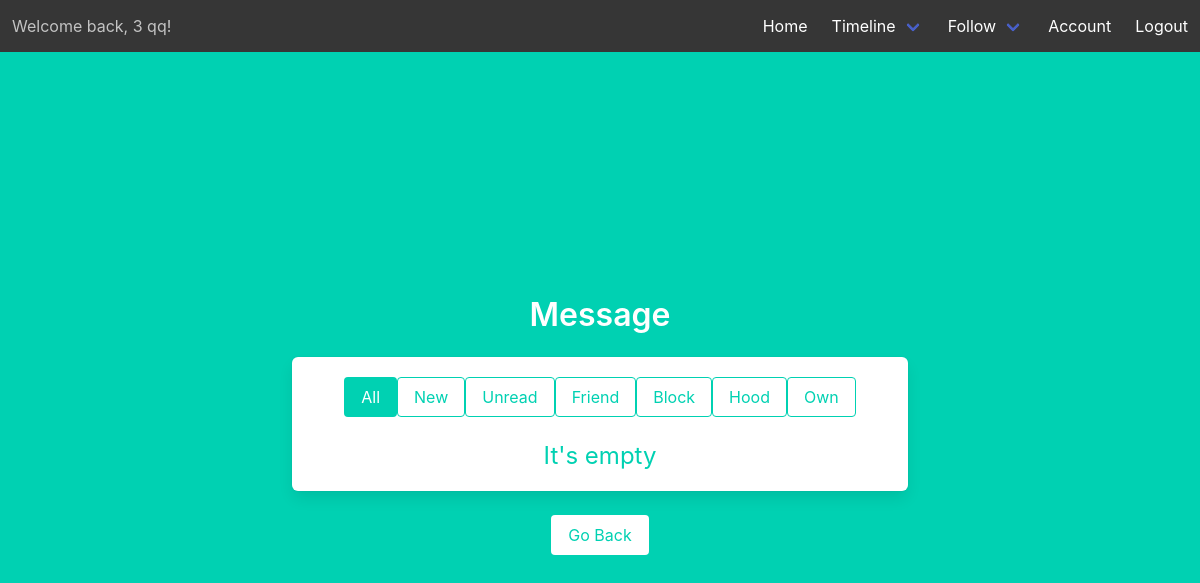
The page /timeline (signed in) on the database as committed earlier.
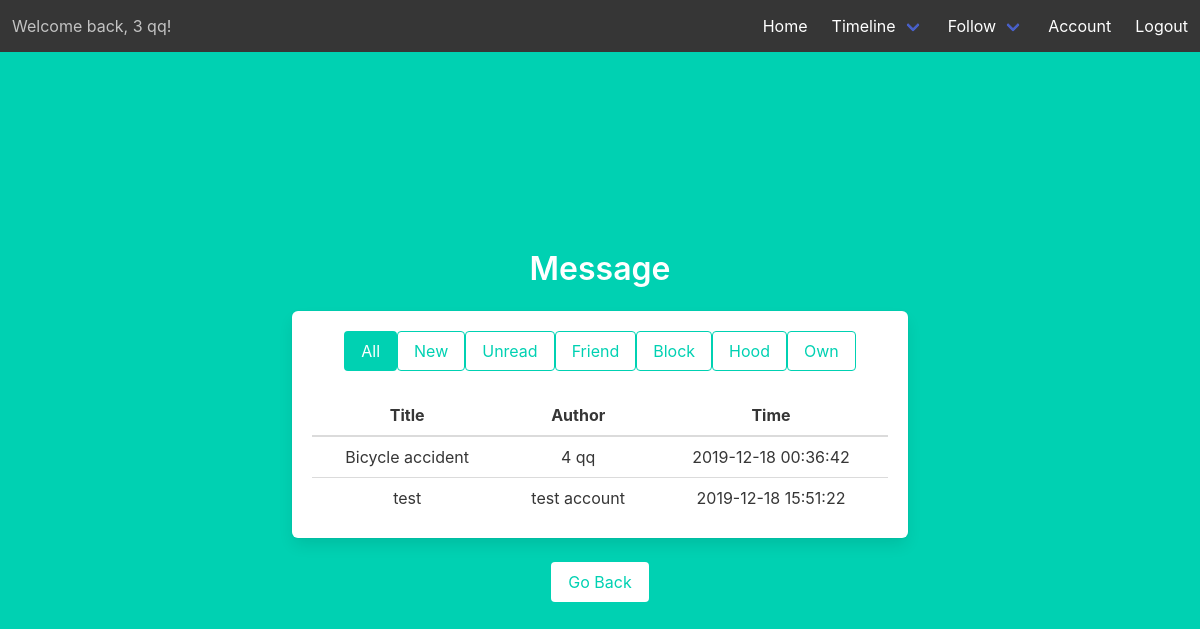
The same page on the database as committed later.
### models.py (models this page shows)
class Users(UserMixin, db.Model):
    __tablename__ = 'Users'
    id = db.Column(db.Integer, primary_key=True)
    email = db.Column(db.String(45), unique=True, nullable=False)
    pword = db.Column(db.String(45), nullable=False)
    fname = db.Column(db.String(45), nullable=False)
    lname = db.Column(db.String(45), nullable=False)
    street_addr = db.Column(db.String(45), nullable=False)
    cid = db.Column(db.Integer, db.ForeignKey('City.id'), nullable=False)
    uprofile = db.Column(db.Text)
    photo = db.Column(db.Text)
    last_logout_timestamp = db.Column(db.DateTime, default=datetime.now().replace(microsecond=0))

class Thread(db.Model):
    __tablename__ = 'Thread'
    uid = db.Column(db.Integer, db.ForeignKey('Users.id'),
                    nullable=False, primary_key=True)
    mid = db.Column(db.Integer, db.ForeignKey('Message.id'),
                    nullable=False, primary_key=True)
    tstatus = db.Column(db.String(45), nullable=False, default='unread')
    ttimestamp = db.Column(db.DateTime, default=datetime.now().replace(microsecond=0), nullable=False)

class Message(db.Model):
    __tablename__ = 'Message'
    id = db.Column(db.Integer, primary_key=True)
    author = db.Column(db.Integer, db.ForeignKey('Users.id'), nullable=False)
    title = db.Column(db.Text, nullable=False)
    content = db.Column(db.Text, nullable=False)
    mtimestamp = db.Column(db.DateTime, default=datetime.now().replace(microsecond=0), nullable=False)
    visibility = db.Column(db.String(45), nullable=False)
    receiver = db.Column(db.Integer, db.ForeignKey('Users.id'), nullable=True)
    lat = db.Column(db.Float, nullable=False)
    lng = db.Column(db.Float, nullable=False)

### timeline.py (the view, shortened to what this page needs)
@timeline.route('/timeline')
@login_required
def load_thread(scope='all', status='all', search=False, keyword=""):
    print('---- parameters----')
    print(scope, status)
    thread_list = Thread.query.filter_by(uid=current_user.id).all()
    count = 0
    in_scope_thread_message_users_list = []
    print('---- all thread_list----')
    print(thread_list)
    for i in thread_list:
        if scope == 'own':
            message = Message.query.filter_by(id=i.mid).first()
            if message.author == current_user.id:
                author = Users.query.filter_by(id=message.author).first()
                in_scope_thread_message_users_list.append([i, message, author])
                count += 1
        else:
            if status == 'unread':
                if i.tstatus == 'unread':
                    message = Message.query.filter_by(id=i.mid).first()
                    author = Users.query.filter_by(id=message.author).first()
                    if author.id != current_user.id:
                        in_scope_thread_message_users_list.append([i, message, author])
                        count += 1
            else:
                message = Message.query.filter_by(id=i.mid).first()
                author = Users.query.filter_by(id=message.author).first()
                if author.id != current_user.id:
                    in_scope_thread_message_users_list.append([i, message, author])
                    count += 1
    print("count %d" % count)
    return render_template('timeline.html', message_count=count, thread_message_list=in_scope_thread_message_users_list, scope=scope, status=status)

### templates/timeline.html (shortened to what this page needs)
{% extends "base.html" %}
{% block content %}
<div class="column is-8 is-offset-2">
    {% if not search %}
    <h3 class="title">Message</h3>
    {% else %}
    <h3 class="title">Search results</h3>
    {% endif %}
    <div class="box">
        {% if not search %}
        <div class="tabs is-centered">
            <ul>
                <li>
                    <form method="POST" action="/timeline">
                        {% if scope == 'all' and status =='all' %}
                        <input class="button is-primary" onclick="submit" type="submit" value="All">
                        {% else %}
                        <input class="button is-primary is-outlined" onclick="submit" type="submit" value="All">
                        {% endif %}
                    </form>
                </li>
                <li>
                    <form method="POST" action="/timeline">
                        {% if scope == 'new' %}
                        <input class="button is-primary" onclick="submit" type="submit" value="New">
                        {% else %}
                        <input class="button is-primary is-outlined" onclick="submit" type="submit" value="New">
                        {% endif %}
                    </form>
                </li>
                <li>
                    <form method="POST" action="/timeline">
                        {% if status == 'unread' %}
                        <input class="button is-primary" onclick="submit" type="submit" value="Unread">
                        {% else %}
                        <input class="button is-primary is-outlined" onclick="submit" type="submit" value="Unread">
                        {% endif %}
                    </form>
                </li>
                <li>
                    <form method="POST" action="/timeline">
                        {% if scope == 'friend' %}
                        <input class="button is-primary" onclick="submit" type="submit" value="Friend">
                        {% else %}
                        <input class="button is-primary is-outlined" onclick="submit" type="submit" value="Friend">
                        {% endif %}
                    </form>
                </li>
                <li>
                    <form method="POST" action="/timeline">
                        {% if scope == 'block' %}
                        <input class="button is-primary" onclick="submit" type="submit" value="Block">
                        {% else %}
                        <input class="button is-primary is-outlined" onclick="submit" type="submit" value="Block">
                        {% endif %}
                    </form>
                </li>
                <li>
                    <form method="POST" action="/timeline">
                        {% if scope == 'hood' %}
                        <input class="button is-primary" onclick="submit" type="submit" value="Hood">
                        {% else %}
                        <input class="button is-primary is-outlined" onclick="submit" type="submit" value="Hood">
                        {% endif %}
                    </form>
                </li>
                <li>
                    <form method="POST" action="/timeline">
                        {% if scope == 'own' %}
                        <input class="button is-primary" onclick="submit" type="submit" value="Own">
                        {% else %}
                        <input class="button is-primary is-outlined" onclick="submit" type="submit" value="Own">
                        {% endif %}
                    </form>
                </li>
            </ul>
        </div>
        {% endif %}
        {% if message_count == 0 %}
        <h3 class="subtitle  is-4 has-text-primary">It's empty</h3>
        {% else %}
        <table class="table is-fullwidth">
            <thead>
                <tr>
                    <th>Title</th>
                    <th>Author</th>
                    <th>Time</th>
                </tr>
            </thead>
            <tbody>
                {% for i in thread_message_list %}
                <tr>
                    <td><a href="{{url_for('timeline.display_message', post_id=i[1].id) }}">{{ i[1].title }}</a></td>
                    <td>{{ i[2].fname }} {{ i[2].lname }}</td>
                    <td>{{ i[1].mtimestamp }}</td>
                </tr>
                {% endfor %}
            </tbody>
        </table>
        {% endif %}
    </div>
    <a class="button is-primary is-inverted" href="{{ url_for('main.index') }}">Go Back</a>
</div>
{% endblock %}

### templates/base.html (shortened to what this page needs)
<!DOCTYPE html>
<html>
<head>
    <link rel="stylesheet" href="https://cdnjs.cloudflare.com/ajax/libs/bulma/0.7.2/css/bulma.min.css" />
</head>
<body>
    <section class="hero is-primary is-fullheight">
        <div class="hero-head">
            <nav class="navbar has-background-dark" role="navigation" aria-label="main navigation">
                {% if current_user.is_authenticated %}
                <div class="navbar-start">
                    <p class="navbar-item">
                        Welcome back, {{ current_user.fname }} {{ current_user.lname }}!
                    </p>
                </div>
                {% endif %}
                <div id="navbarMenuHeroA" class="navbar-menu ">
                    <div class="navbar-end">
                        <a href="{{ url_for('main.index') }}" class="navbar-item">
                            Home
                        </a>
                        {% if current_user.is_authenticated %}
                        <div class="navbar-item has-dropdown is-hoverable has-text-white has-background-dark">
                            <a class="navbar-link has-background-dark">
                                Timeline
                            </a>
                        </div>
                        {% endif %}
                        {% if current_user.is_authenticated %}
                        <div class="navbar-item has-dropdown is-hoverable has-text-white has-background-dark">
                            <a class="navbar-link has-background-dark">
                                Follow
                            </a>
                        </div>
                        {% endif %}
                        {% if current_user.is_authenticated %}
                        <a href="{{ url_for('acc.account') }}" class="navbar-item">
                            Account
                        </a>
                        {% endif %}
                        {% if current_user.is_authenticated %}
                        <a href="{{ url_for('auth.logout') }}" class="navbar-item">
                            Logout
                        </a>
                        {% endif %}
                    </div>
                </div>
            </nav>
        </div>
        <div class="hero-body">
            <div class="container has-text-centered">
                {% block content %}
                {% endblock %}
            </div>
        </div>
    </section>
</body>
</html>

Rows that differ between the two databases and show on the page:
added Thread: title "Bicycle accident", fname "4", lname "qq", mtimestamp "2019-12-18 00:36:42"
added Thread: title "test", fname "test", lname "account", mtimestamp "2019-12-18 15:51:22"
Other text that changed with them:
text no longer shown: "It's empty"
text now shown: "Title Author Time"
